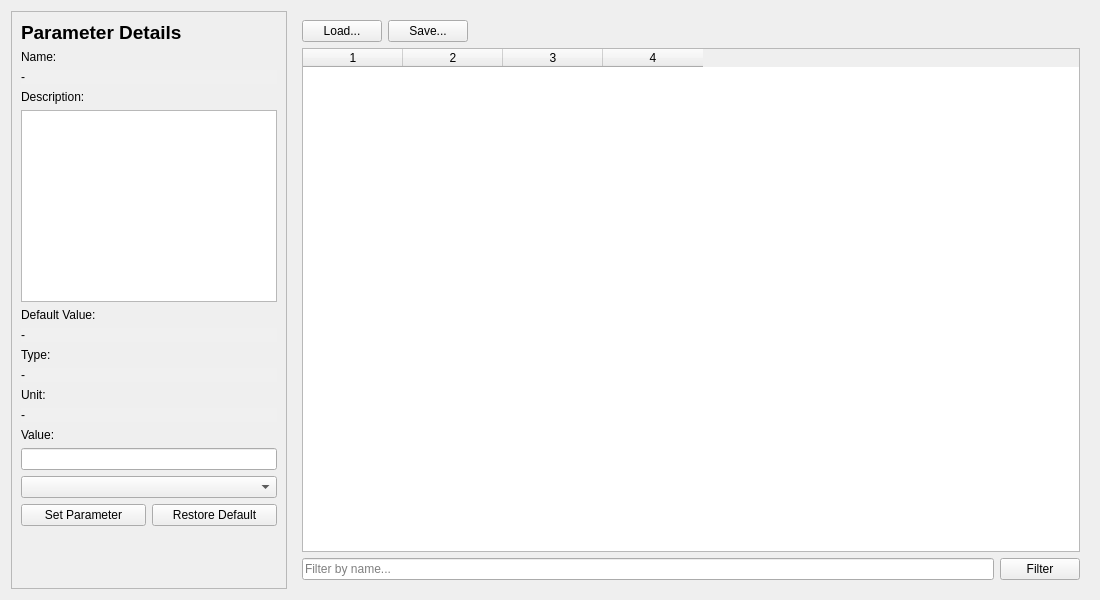
<?xml version="1.0" encoding="UTF-8"?>
<ui version="4.0">
 <class>AllParamsForm</class>
 <widget class="QWidget" name="AllParamsForm">
  <property name="geometry">
   <rect>
    <x>0</x>
    <y>0</y>
    <width>1100</width>
    <height>600</height>
   </rect>
  </property>
  <property name="windowTitle">
   <string>All Parameters</string>
  </property>
  <layout class="QHBoxLayout" name="horizontalLayoutMain">
   <item>
    <widget class="QFrame" name="frameDetails">
     <property name="sizePolicy">
      <sizepolicy hsizetype="Fixed" vsizetype="Preferred">
       <horstretch>0</horstretch>
       <verstretch>0</verstretch>
      </sizepolicy>
     </property>
     <property name="frameShape">
      <enum>QFrame::StyledPanel</enum>
     </property>
     <property name="frameShadow">
      <enum>QFrame::Raised</enum>
     </property>
     <layout class="QVBoxLayout" name="verticalLayoutDetails">
      <item>
       <widget class="QLabel" name="lblTitle">
        <property name="styleSheet">
         <string notr="true">font-weight: bold; font-size: 14pt;</string>
        </property>
        <property name="text">
         <string>Parameter Details</string>
        </property>
       </widget>
      </item>
      <item>
       <widget class="QLabel" name="lblNameTitle">
        <property name="text">
         <string>Name:</string>
        </property>
       </widget>
      </item>
      <item>
       <widget class="QLabel" name="lblParamName">
        <property name="styleSheet">
         <string>background-color: #F0F0F0;</string>
        </property>
        <property name="text">
         <string>-</string>
        </property>
       </widget>
      </item>
      <item>
       <widget class="QLabel" name="lblDescTitle">
        <property name="text">
         <string>Description:</string>
        </property>
       </widget>
      </item>
      <item>
       <widget class="QTextBrowser" name="txtDescription"/>
      </item>
      <item>
       <widget class="QLabel" name="lblDefaultTitle">
        <property name="text">
         <string>Default Value:</string>
        </property>
       </widget>
      </item>
      <item>
       <widget class="QLabel" name="lblDefaultValue">
        <property name="styleSheet">
         <string>background-color: #F0F0F0;</string>
        </property>
        <property name="text">
         <string>-</string>
        </property>
       </widget>
      </item>
      <item>
       <widget class="QLabel" name="lblTypeTitle">
        <property name="text">
         <string>Type:</string>
        </property>
       </widget>
      </item>
      <item>
       <widget class="QLabel" name="lblType">
        <property name="styleSheet">
         <string>background-color: #F0F0F0;</string>
        </property>
        <property name="text">
         <string>-</string>
        </property>
       </widget>
      </item>
      <item>
       <widget class="QLabel" name="lblUnitTitle">
        <property name="text">
         <string>Unit:</string>
        </property>
       </widget>
      </item>
      <item>
       <widget class="QLabel" name="lblUnit">
        <property name="styleSheet">
         <string>background-color: #F0F0F0;</string>
        </property>
        <property name="text">
         <string>-</string>
        </property>
       </widget>
      </item>
      <item>
       <widget class="QLabel" name="lblValueTitle">
        <property name="text">
         <string>Value:</string>
        </property>
       </widget>
      </item>
      <item>
       <widget class="QLineEdit" name="editValue">
        <property name="text">
         <string/>
        </property>
       </widget>
      </item>
      <item>
       <widget class="QComboBox" name="comboValue"/>
      </item>
      <item>
       <layout class="QHBoxLayout" name="horizontalLayoutButtonsLeft">
        <item>
         <widget class="QPushButton" name="btnSetParam">
          <property name="text">
           <string>Set Parameter</string>
          </property>
         </widget>
        </item>
        <item>
         <widget class="QPushButton" name="btnRestoreDefault">
          <property name="text">
           <string>Restore Default</string>
          </property>
         </widget>
        </item>
       </layout>
      </item>
      <item>
       <spacer name="verticalSpacer">
        <property name="orientation">
         <enum>Qt::Vertical</enum>
        </property>
        <property name="sizeType">
         <enum>QSizePolicy::Expanding</enum>
        </property>
        <property name="sizeHint" stdset="0">
         <size>
          <width>0</width>
          <height>0</height>
         </size>
        </property>
       </spacer>
      </item>
     </layout>
    </widget>
   </item>
   <item>
    <widget class="QFrame" name="frameRight">
     <property name="focusPolicy">
      <enum>Qt::StrongFocus</enum>
     </property>
     <property name="frameShape">
      <enum>QFrame::NoFrame</enum>
     </property>
     <property name="frameShadow">
      <enum>QFrame::Plain</enum>
     </property>
     <layout class="QVBoxLayout" name="verticalLayoutRight">
      <item>
       <layout class="QHBoxLayout" name="horizontalLayoutLoadSave">
        <item>
         <widget class="QPushButton" name="btnLoad">
          <property name="text">
           <string>Load...</string>
          </property>
         </widget>
        </item>
        <item>
         <widget class="QPushButton" name="btnSave">
          <property name="text">
           <string>Save...</string>
          </property>
         </widget>
        </item>
        <item>
         <spacer name="horizontalSpacer">
          <property name="orientation">
           <enum>Qt::Horizontal</enum>
          </property>
          <property name="sizeType">
           <enum>QSizePolicy::Expanding</enum>
          </property>
          <property name="sizeHint" stdset="0">
           <size>
            <width>0</width>
            <height>0</height>
           </size>
          </property>
         </spacer>
        </item>
       </layout>
      </item>
      <item>
       <widget class="QTableWidget" name="tableParams">
        <property name="enabled">
         <bool>true</bool>
        </property>
        <property name="focusPolicy">
         <enum>Qt::StrongFocus</enum>
        </property>
        <property name="selectionMode">
         <enum>QAbstractItemView::SingleSelection</enum>
        </property>
        <property name="selectionBehavior">
         <enum>QAbstractItemView::SelectRows</enum>
        </property>
        <property name="columnCount">
         <number>4</number>
        </property>
        <property name="horizontalHeaderLabels" stdset="0">
         <stringlist>
          <string>Parameter</string>
          <string>Value</string>
          <string>Unit</string>
          <string>Description</string>
         </stringlist>
        </property>
        <column/>
        <column/>
        <column/>
        <column/>
       </widget>
      </item>
      <item>
       <layout class="QHBoxLayout" name="horizontalLayoutFilter">
        <item>
         <widget class="QLineEdit" name="editFilterParam">
          <property name="placeholderText">
           <string>Filter by name...</string>
          </property>
         </widget>
        </item>
        <item>
         <widget class="QPushButton" name="btnFilter">
          <property name="text">
           <string>Filter</string>
          </property>
         </widget>
        </item>
       </layout>
      </item>
     </layout>
    </widget>
   </item>
  </layout>
 </widget>
 <resources/>
 <connections/>
</ui>
